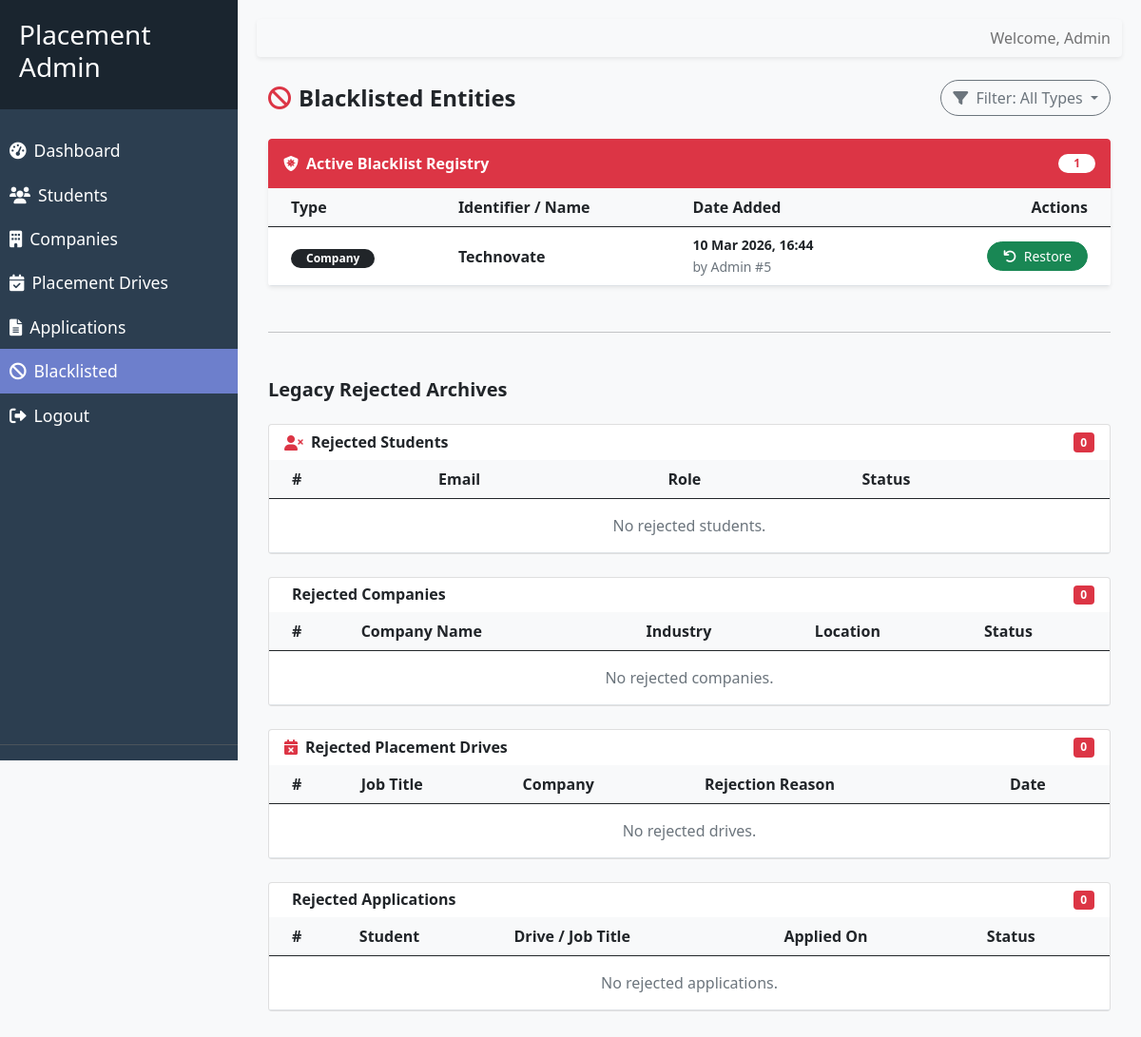
The page /admin/blacklisted (signed in) on the database its author committed.
### models/blacklist_entry.py (models this page shows, shortened)
class BlacklistEntry(db.Model):
    __tablename__ = "blacklist_entries"
    id = db.Column(db.Integer, primary_key=True)
    entity_type = db.Column(db.String(50), nullable=False)
    entity_id = db.Column(db.Integer, nullable=False)
    reason = db.Column(db.String(500), nullable=True)
    blacklisted_at = db.Column(db.DateTime, nullable=False, default=datetime.utcnow)
    admin_id = db.Column(db.Integer, db.ForeignKey("accounts.id"), nullable=False)
    admin = db.relationship("Account", backref=db.backref("blacklist_actions", lazy=True))

### routes/moderation_routes.py (the view)
@admin_bp.route("/blacklisted", endpoint="blacklisted")
def view_restricted_entities():
    filter_type = request.args.get('type')
    query = BlacklistEntry.query
    if filter_type:
        query = query.filter_by(entity_type=filter_type)
    blacklisted_items = query.order_by(BlacklistEntry.blacklisted_at.desc()).all()
    for item in blacklisted_items:
        item.display_name = "Unknown"
        if item.entity_type == 'student':
            student = StudentProfile.query.get(item.entity_id)
            if student: item.display_name = student.full_name
        elif item.entity_type == 'company':
            company = CompanyProfile.query.get(item.entity_id)
            if company: item.display_name = company.name
        elif item.entity_type == 'drive':
            drive = PlacementDrive.query.get(item.entity_id)
            if drive: item.display_name = drive.job_title
        elif item.entity_type == 'application':
            app = StudentApplication.query.get(item.entity_id)
            if app: item.display_name = f"{app.student.full_name} - {app.drive.job_title}"
    rejected_students = Account.query.filter_by(
        role=AccountRole.STUDENT.value, account_state=AccountState.REJECTED.value
    ).all()
    rejected_company_accounts = Account.query.filter_by(
        role=AccountRole.COMPANY.value, account_state=AccountState.REJECTED.value
    ).all()
    rejected_companies = [acc.company_profile for acc in rejected_company_accounts if acc.company_profile]
    rejected_drives = PlacementDrive.query.filter_by(approval_status=DriveStatus.REJECTED).all()
    rejected_apps = StudentApplication.query.filter_by(status=ApplicationStatus.REJECTED).all()
    return render_template(
        "admin/blacklisted.html",
        blacklisted_items=blacklisted_items,
        rejected_students=rejected_students,
        rejected_companies=rejected_companies,
        rejected_drives=rejected_drives,
        rejected_apps=rejected_apps,
        filter_type=filter_type
    )

### routes/moderation_routes.py (called while the page is built)
@admin_bp.before_request
def admin_required():
    if session.get("role") != "admin":
        return redirect(url_for("auth.admin_login"))

### templates/admin/blacklisted.html (shortened to what this page needs)
{% extends 'base_admin.html' %}
{% block content %}
<div class="container-fluid">
    <div class="row align-items-center mb-4">
        <div class="col">
            <h4 class="fw-bold mb-0"><i class="fas fa-ban me-2 text-danger"></i>Blacklisted Entities</h4>
        </div>
        <div class="col-auto">
            <div class="dropdown">
                <button class="btn btn-outline-secondary dropdown-toggle rounded-pill" type="button"
                    data-bs-toggle="dropdown">
                    <i class="fas fa-filter me-1"></i> Filter: {{ filter_type.capitalize() if filter_type else 'All
                    Types' }}
                </button>
            </div>
        </div>
    </div>
    <div class="card shadow-sm border-0 rounded-4 overflow-hidden mb-5">
        <div class="card-header bg-danger text-white py-3 border-0">
            <div class="d-flex align-items-center">
                <i class="fas fa-shield-virus me-2"></i>
                <h6 class="fw-bold mb-0">Active Blacklist Registry</h6>
                <span class="badge bg-white text-danger ms-auto rounded-pill px-3">{{ blacklisted_items|length }}</span>
            </div>
        </div>
        <div class="table-responsive">
            <table class="table align-middle table-hover mb-0">
                <thead class="bg-light">
                    <tr>
                        <th class="ps-4">Type</th>
                        <th>Identifier / Name</th>
                        <th>Date Added</th>
                        <th class="text-end pe-4">Actions</th>
                    </tr>
                </thead>
                <tbody>
                    {% for entry in blacklisted_items %}
                    <tr>
                        <td class="ps-4">
                            <span class="badge bg-dark rounded-pill px-3">{{ entry.entity_type.capitalize() }}</span>
                        </td>
                        <td class="fw-bold">{{ entry.display_name }}</td>
                        <td>
                            <div class="small fw-bold">{{ entry.blacklisted_at.strftime('%d %b %Y, %H:%M') }}</div>
                            <small class="text-muted">by Admin #{{ entry.admin_id }}</small>
                        </td>
                        <td class="text-end pe-4">
                            <form action="{{ url_for('admin.unblacklist_entity', entry_id=entry.id) }}" method="POST"
                                class="d-inline">
                                <button type="submit" class="btn btn-sm btn-success rounded-pill px-3"
                                    onclick="return confirm('Restore this entity from the blacklist?')">
                                    <i class="fas fa-undo me-1"></i> Restore
                                </button>
                            </form>
                        </td>
                    </tr>
                    {% endfor %}
                </tbody>
            </table>
        </div>
    </div>
    <hr class="my-5">
    <h5 class="fw-bold mb-4 opacity-75">Legacy Rejected Archives</h5>
    <div class="card mb-4">
        <div class="card-header bg-transparent border-0 d-flex align-items-center gap-2">
            <i class="fas fa-user-times text-danger"></i>
            <h6 class="fw-bold mb-0">Rejected Students</h6>
            <span class="badge bg-danger ms-auto">{{ rejected_students|length }}</span>
        </div>
        <div class="table-responsive">
            <table class="table align-middle table-hover mb-0">
                <thead class="bg-light">
                    <tr>
                        <th class="ps-4">#</th>
                        <th>Email</th>
                        <th>Role</th>
                        <th>Status</th>
                    </tr>
                </thead>
                <tbody>
                    {% for acc in rejected_students %}
                    <tr>
                        <td class="ps-4">{{ loop.index }}</td>
                        <td>{{ acc.login_identifier }}</td>
                        <td><span class="badge bg-secondary">Student</span></td>
                        <td><span class="badge bg-danger-subtle text-danger border rounded-pill px-3">Rejected</span>
                        </td>
                    </tr>
                    {% else %}
                    <tr>
                        <td colspan="4" class="text-center text-muted py-3">No rejected students.</td>
                    </tr>
                    {% endfor %}
                </tbody>
            </table>
        </div>
    </div>
    <div class="card mb-4">
        <div class="card-header bg-transparent border-0 d-flex align-items-center gap-2">
            <h6 class="fw-bold mb-0">Rejected Companies</h6>
            <span class="badge bg-danger ms-auto">{{ rejected_companies|length }}</span>
        </div>
        <div class="table-responsive">
            <table class="table align-middle table-hover mb-0">
                <thead class="bg-light">
                    <tr>
                        <th class="ps-4">#</th>
                        <th>Company Name</th>
                        <th>Industry</th>
                        <th>Location</th>
                        <th>Status</th>
                    </tr>
                </thead>
                <tbody>
                    {% for company in rejected_companies %}
                    <tr>
                        <td class="ps-4">{{ loop.index }}</td>
                        <td class="fw-bold">{{ company.name }}</td>
                        <td>{{ company.industry_type or '—' }}</td>
                        <td>{{ company.location or '—' }}</td>
                        <td><span class="badge bg-danger-subtle text-danger border rounded-pill px-3">Rejected</span>
                        </td>
                    </tr>
                    {% else %}
                    <tr>
                        <td colspan="5" class="text-center text-muted py-3">No rejected companies.</td>
                    </tr>
                    {% endfor %}
                </tbody>
            </table>
        </div>
    </div>
    <div class="card mb-4">
        <div class="card-header bg-transparent border-0 d-flex align-items-center gap-2">
            <i class="fas fa-calendar-xmark text-danger"></i>
            <h6 class="fw-bold mb-0">Rejected Placement Drives</h6>
            <span class="badge bg-danger ms-auto">{{ rejected_drives|length }}</span>
        </div>
        <div class="table-responsive">
            <table class="table align-middle table-hover mb-0">
                <thead class="bg-light">
                    <tr>
                        <th class="ps-4">#</th>
                        <th>Job Title</th>
                        <th>Company</th>
                        <th>Rejection Reason</th>
                        <th>Date</th>
                    </tr>
                </thead>
                <tbody>
                    {% for drive in rejected_drives %}
                    <tr>
                        <td class="ps-4">{{ loop.index }}</td>
                        <td class="fw-bold">{{ drive.job_title }}</td>
                        <td>{{ drive.company.name if drive.company else '—' }}</td>
                        <td class="text-muted small">{{ drive.rejection_reason or 'No reason given' }}</td>
                        <td>{{ drive.created_at.strftime('%d %b %Y') }}</td>
                    </tr>
                    {% else %}
                    <tr>
                        <td colspan="5" class="text-center text-muted py-3">No rejected drives.</td>
                    </tr>
                    {% endfor %}
                </tbody>
            </table>
        </div>
    </div>
    <div class="card mb-4">
        <div class="card-header bg-transparent border-0 d-flex align-items-center gap-2">
            <h6 class="fw-bold mb-0">Rejected Applications</h6>
            <span class="badge bg-danger ms-auto">{{ rejected_apps|length }}</span>
        </div>
        <div class="table-responsive">
            <table class="table align-middle table-hover mb-0">
                <thead class="bg-light">
                    <tr>
                        <th class="ps-4">#</th>
                        <th>Student</th>
                        <th>Drive / Job Title</th>
                        <th>Applied On</th>
                        <th>Status</th>
                    </tr>
                </thead>
                <tbody>
                    {% for app in rejected_apps %}
                    <tr>
                        <td class="ps-4">{{ loop.index }}</td>
                        <td>{{ app.student.full_name if app.student else '—' }}</td>
                        <td>{{ app.drive.job_title if app.drive else '—' }}</td>
                        <td>{{ app.applied_at.strftime('%d %b %Y') }}</td>
                        <td><span class="badge bg-danger-subtle text-danger border rounded-pill px-3">Rejected</span>
                        </td>
                    </tr>
                    {% else %}
                    <tr>
                        <td colspan="5" class="text-center text-muted py-3">No rejected applications.</td>
                    </tr>
                    {% endfor %}
                </tbody>
            </table>
        </div>
    </div>
</div>
{% endblock %}

### templates/base_admin.html (style rules this page uses)
body { display: flex; min-height: 100vh; background-color: #f8f9fa; }

### rows shown on the page
BlacklistEntry: entity_type "Company", display_name "Technovate", blacklisted_at "10 Mar 2026, 16:44", admin_id "5"

### other values the page prints
{{ blacklisted_items|length }} "1"
{{ rejected_students|length }} "0"
{{ rejected_companies|length }} "0"
{{ rejected_drives|length }} "0"
{{ rejected_apps|length }} "0"
